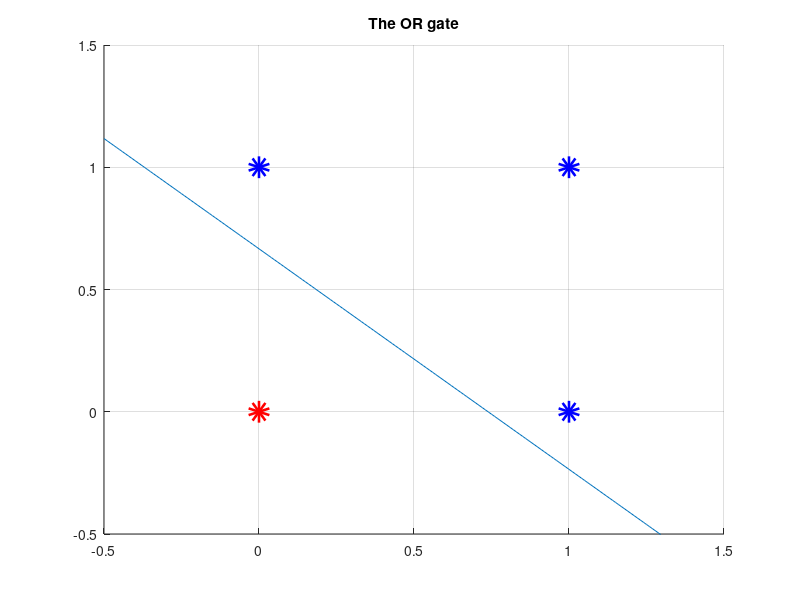

The MATLAB source for this figure:
clc; clear all;
%input array
X = [0 0; 0 1; 1 0; 1 1];
%target array
T = [0; 1; 1; 1];

% figure
% hold on; grid on;
% title('The AND gate')
% axis([-0.5 1.5 -0.5 1.5]);
% for i=1:length(X)
%     if T(i) == 0
%         plot(X(i,1), X(i,2), 'ro', 'LineWidth', 10); end;
%     if T(i) > 0
%         plot(X(i,1), X(i,2), 'bo', 'LineWidth', 10); end;
% end;

figure

[N, n] = size(X);
%lr = 0.01;
lr = 1;
%w = zeros(n);
w = randn(n,1);
b = 0;
E = 1;
index = 0;
while E ~= 0
    E = 0;
    for i=1:N
        yi = 0;
        for j=1:n
            yi = yi + X(i,j)*w(j);
        end;
        yi = yi + b;
        if yi >= 0
            yo = 1;
        else
            yo = 0;
        end;
        y(i) = yo;
        ei = T(i) - yo;
        w = w + lr*ei*X(i,:)';
        b = b + ei;
        E = E + ei^2;
    end;
    
    clf('reset');
    pause(0.1)
    hold on; grid on;
    axis([-0.5 1.5 -0.5 1.5]);
    title('Training');
    for i=1:N
        if y(i) == 0
            plot(X(i,1), X(i,2), 'ro', 'LineWidth', 10); end;
        if y(i) > 0
            plot(X(i,1), X(i,2), 'bo', 'LineWidth', 10); end;
    end;
    
    %w1*x1 + w2*x2 + b = 0
    %x-intercept = (0, -b / w2)
    %y-intercept = (-b / w1, 0);
    x = -0.5:0.01:1.5;
    m = -(b / w(2)) / (b / w(1));
    Y = m * x + (-b / w(2));
    plot(x,Y);
    
    pause(0.5)
    index = index + 1;
end;
index
title('The OR gate');



